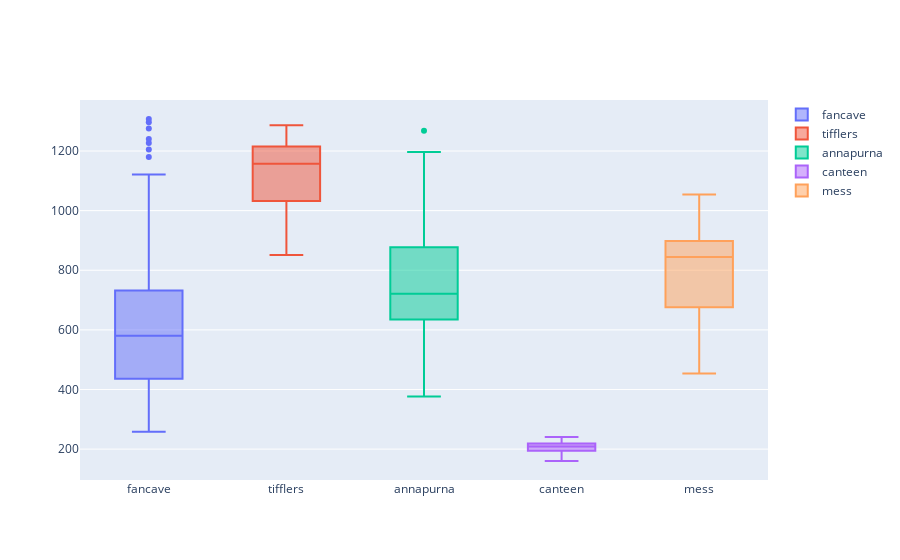

Notebook cell for this chart:
### Markdown cell above
## Remove the Date being plotted as box plot

### Code cell
fig = go.Figure()

for col in df:
  if col != "Date":
    fig.add_trace(go.Box(y=df[col].values, name=df[col].name))
  
fig.show()

### Figure 1 — Plotly figure (JSON) as saved in the notebook; plotly's stock layout.template omitted (floating-point values rounded to 4 significant figures; data arrays with more than 128 entries replaced by an {"elided": "..."} marker saying what was removed)
{"data": [{"name": "fancave", "type": "box", "y": {"elided": "246 float values"}}, {"name": "tifflers", "type": "box", "y": {"elided": "246 float values"}}, {"name": "annapurna", "type": "box", "y": {"elided": "246 float values"}}, {"name": "canteen", "type": "box", "y": {"elided": "246 float values"}}, {"name": "mess", "type": "box", "y": {"elided": "246 float values"}}], "layout": {}}
